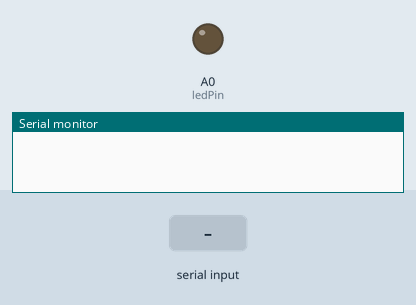
Simulated run of this sketch. Board: Arduino Uno, built with avr-gcc and run on an emulated ATmega328P. On the bench: output pins drawn as LEDs (lit = HIGH), the last lines printed to the serial monitor. The test bench sets the inputs (shaded band).

Above: at 1.2 s.
1.3 s: "1" received over Serial
At 2.7 s:
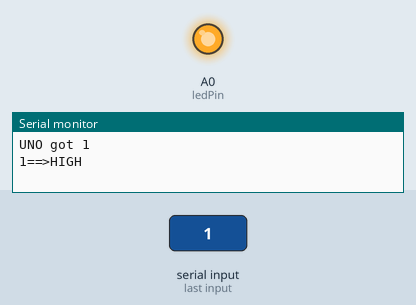
3.8 s: "0" received over Serial
At 5.8 s:
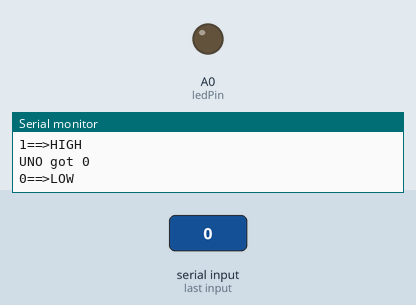
Timing chart, 0 to 7.3 s (numbered marks = the images above; inputs shaded):
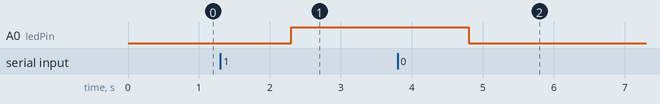

Measured:
- after the input at 1.3 s, A0 (ledPin): LOW → HIGH after 1.0 s
- after the input at 3.8 s, A0 (ledPin): HIGH → LOW after 1.0 s

The sketch:

sketch_mar03a.ino
```cpp
int ledPin=A0;
void setup(){
  Serial.begin(9600);
  pinMode(ledPin,OUTPUT);
  digitalWrite(ledPin,LOW);
}
char a[10];
int loc=0;
void loop(){
  //Serial.println("Hello!");
  while((loc=Serial.available())==0);

        Serial.readBytes(a,10);

   Serial.print("UNO got ");
   Serial.println(a);
   if(a[0]=='1'){
     Serial.print(a[0]);
     Serial.println("==>HIGH");
   digitalWrite(ledPin,HIGH);
   }
   else{
      Serial.print(a[0]);
       Serial.println("==>LOW");
     digitalWrite(ledPin,LOW);
   }

   a[loc]='\0';
}
```
